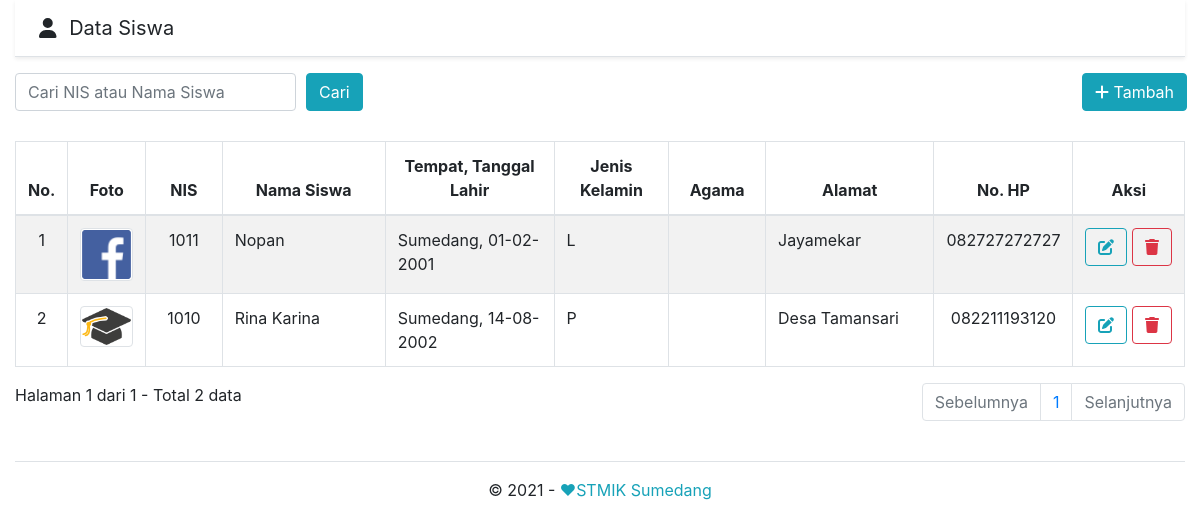
The page /Kelompok_4/webk4/page/index.php on the database its author committed.
### tables this page shows
CREATE TABLE `tbl_siswa` (
  `id` int(11) NOT NULL,
  `nama` varchar(100) DEFAULT NULL,
  `nis` int(4) DEFAULT NULL,
  `jenis_kelamin` enum('L','P') DEFAULT NULL,
  `tempat_lahir` varchar(80) DEFAULT NULL,
  `tanggal_lahir` date DEFAULT NULL,
  `alamat` varchar(100) DEFAULT NULL,
  `no_hp` varchar(12) DEFAULT NULL,
  `foto` varchar(120) DEFAULT NULL,
  `id_jurusan` int(11) DEFAULT NULL
);

### Kelompok_4/webk4/page/tampil_data.php (the view, shortened to what this page needs)
<?php
include "config/database.php";
    if (isset($_POST['cari'])){
    $cari = $_POST['cari'];
    }
else {
    $cari = "";
    }
?>
<div class="row">
    <div class="col-md-12">
        <form  class="mr-3" action="index.php" method="post">
            <div class="form-row">
                <div class="col-3">
                    <input type="text" class="form-control" name="cari" placeholder="Cari NIS atau Nama Siswa" value="<?php echo $cari; ?>">
                </div>
                <div class="col-8">
                    <button type="submit" class="btn btn-info">Cari</button>
                </div>
                <div class="col-1">
                    <a class="btn btn-info" href="?page=tambah" role="button"><i class="fas fa-plus"></i> Tambah</a>
                </div>
            </div>
        </form>
        <table class="table table-striped table-bordered" style="margin-top: 30px;" >
            <thead>
                <tr>
                    <th>No.</th>
                    <th>Foto</th>
                    <th>NIS</th>
                    <th>Nama Siswa</th>
                    <th>Tempat, Tanggal Lahir</th>
                    <th>Jenis Kelamin</th>
                    <th>Agama</th>
                    <th>Alamat</th>
                    <th>No. HP</th>
                    <th>Aksi</th>
                </tr>
            </thead>
            <tbody>
            <?php
            $batas = 5;
            if (isset($cari)) {
            $query_jumlah = mysqli_query($db, " SELECT count(nis) as jumlah FROM tbl_siswa WHERE nis LIKE '%$cari%' OR nama LIKE '%$cari%'")
                or die('Ada kesalahan pada query jumlah:'.mysqli_error($db));
    }
    else {
        $query_jumlah = mysqli_query($db, " SELECT count(nis) as jumlah FROM tbl_siswa")
                                            or die('Ada kesalahan pada query jumlah:'.mysqli_error($db));
    }
    $data_jumlah = mysqli_fetch_assoc($query_jumlah);
    $jumlah = $data_jumlah['jumlah'];
    $halaman = ceil($jumlah / $batas);
    $page = (isset($_GET['hal'])) ? (int)$_GET['hal'] : 1;
    $mulai = ($page - 1) * $batas;
    $no = $mulai + 1;
    if (isset($cari)) {
        $query = mysqli_query($db, "SELECT * FROM tbl_siswa
                                    WHERE nis LIKE '%$cari%' OR nama LIKE '%$cari%'
                                    ORDER BY nis DESC LIMIT $mulai, $batas")
                                    or die('Ada kesalahan pada query siswa: '.mysqli_error($db));
    }
    else {
        $query = mysqli_query($db, "SELECT * FROM tbl_siswa ORDER BY nis DESC LIMIT $mulai, $batas")
                                    or die('Ada kesalahan pada query siswa: '.mysqli_error($db));
    }
    while ($data = mysqli_fetch_assoc($query)) { ?>
        <tr>
            <td width="30" class="center"><?php echo $no; ?></td>
            <td width="45"><img class="foto-thumbnail" src='foto/<?php echo $data['foto']; ?>' alt="Foto Siswa"></td>
            <td width="80" class="center"><?php echo $data['nis']; ?></td>
            <td width="180"><?php echo $data['nama']; ?></td>
            <td width="180"><?php echo $data['tempat_lahir']; ?>, <?php echo date('d-m-Y', strtotime($data['tanggal_lahir'])); ?></td>
            <td width="120"><?php echo $data['jenis_kelamin']; ?></td>
            <td width="100"><?php echo $data['agama']; ?></td>
            <td width="180"><?php echo $data['alamat']; ?></td>
            <td width="70" class="center"><?php echo $data['no_hp']; ?></td>
            <td width="120" class="center">
                <a title="Ubah" class="btn btn-outline-info" href="?page=ubah&nis=<?php echo $data['nis']; ?>"><i class="fas fa-edit"></i></a>
                <a title="Hapus" class="btn btn-outline-danger" href="proses_hapus.php?nis=<?php echo $data['nis'];?>" onclick="return confirm('Anda yakin ingin menghapus siswa <?php echo $data['nama']; ?>?');"><i class="fas fa-trash"></i></a>
            </td>
        </tr>
    <?php
        $no++;
    } ?>
    </tbody>
    </table>
    <?php
    if (empty($_GET['hal'])) {
        $halaman_aktif = '1';
    }
    else {
        $halaman_aktif = $_GET['hal'];
    }
    ?>
    <div class="row">
        <div class="col">
            <a>
            Halaman <?php echo $halaman_aktif; ?> dari <?php echo $halaman; ?> -
            Total <?php echo $jumlah; ?> data
            </a>
        </div>
        <div class="col">
            <nav aria-label="Page navigation example">
                <ul class="pagination justify-content-end">
                <?php
                if ($halaman_aktif<='1') { ?>
                    <li class="page-item disabled"> <span class="page-link">Sebelumnya</span></li>
                <?php
                }
                else { ?>
                    <li class="page-item"><a class="page-link" href="?hal=<?php echo $page -1 ?>">Sebelumnya</a></li>
                <?php } ?>
                <?php
                for($x=1; $x<=$halaman; $x++) { ?>
                    <li class="page-item"><a class="page-link"
                    href="?hal=<?php echo $x ?>"><?php echo $x ?></a></li>
                <?php } ?>
                    <?php
                    if ($halaman_aktif>=$halaman) { ?>
                        <li class="page-item disabled"> <span class="page-link">Selanjutnya</span></li>
                    <?php
                    }
                    else { ?>
                        <li class="page-item"><a class="page-link"
                        href="?hal=<?php echo $page +1 ?>">Selanjutnya</a></li>
                    <?php } ?>
                    </ul>
                </nav>
            </div>
        </div>
    </div>
</div>

### Kelompok_4/webk4/page/index.php (shortened to what this page needs)
<?php
require_once "config/database.php";
?>
 <!doctype html>
 <html lang="en">
    <head>
        <link rel="stylesheet" type="text/css" href="assets/plugins/bootstrap-4.1.3/css/bootstrap.min.css">
        <link rel="stylesheet" type="text/css" href="assets/plugins/datepicker/css/datepicker.min.css">
        <link rel="stylesheet" type="text/css" href="assets/plugins/fontawesome-free-5.4.1-web/css/
        all.min.css">
        <link rel="stylesheet" type="text/css" href="assets/css/style.css">
    </head>
    <body>
        <div class="container-fluid">
            <div class="d-flex flex-column flex-md-row align-items-center p-3 px-md-4 mb-3 bg-blue border-bottom shadow-sm">
                <h5 class="my-0 mr-md-auto font-weight-normal"><i class="fas fa-user title-icon"></i> Data
            Siswa</h5>
            </div>
        </div>
        <div class="container-fluid">
        <?php
        if (empty($_GET["page"])) {
        include "tampil_data.php";
        }
        elseif ($_GET['page']=='tambah') {
        include "form_tambah.php";
        }
        elseif ($_GET['page']=='ubah') {
        include "form_ubah.php";
        }
        ?>
        </div>
        <div class="container-fluid">
            <footer class="pt-4 my-md-4 pt-md-3 border-top">
                <div class="row">
                    <div class="col-12 col-md center">
                        &copy; 2021 - <a class="text-info" href="https://stmik-sumedang.ac.id/">❤STMIK Sumedang</a>
                    </div>
                </div>
            </footer>
        </div>
    </body>
</html>

### Kelompok_4/webk4/assets/css/style.css (style rules this page uses)
.table thead th { vertical-align: bottom; border-bottom: 2px solid #dee2e6; text-align: center; }
.center { text-align: center; }
.foto-thumbnail { padding: .07rem; background-color: #fff; border: 1px solid #dee2e6; border-radius: .25rem; width: 3.3rem; height: auto; }
.title-icon { margin-right: 7px; }

### rows shown on the page
tbl_siswa: foto (picture), nis "1011", nama "Nopan", tempat_lahir "Sumedang", tanggal_lahir "01-02-2001", jenis_kelamin "L", alamat "Jayamekar", no_hp "082727272727"
tbl_siswa: foto (picture), nis "1010", nama "Rina Karina", tempat_lahir "Sumedang", tanggal_lahir "14-08-2002", jenis_kelamin "P", alamat "Desa Tamansari", no_hp "082211193120"

### other values the page prints
$halaman_aktif "1"
$halaman "1"
$jumlah "2"
